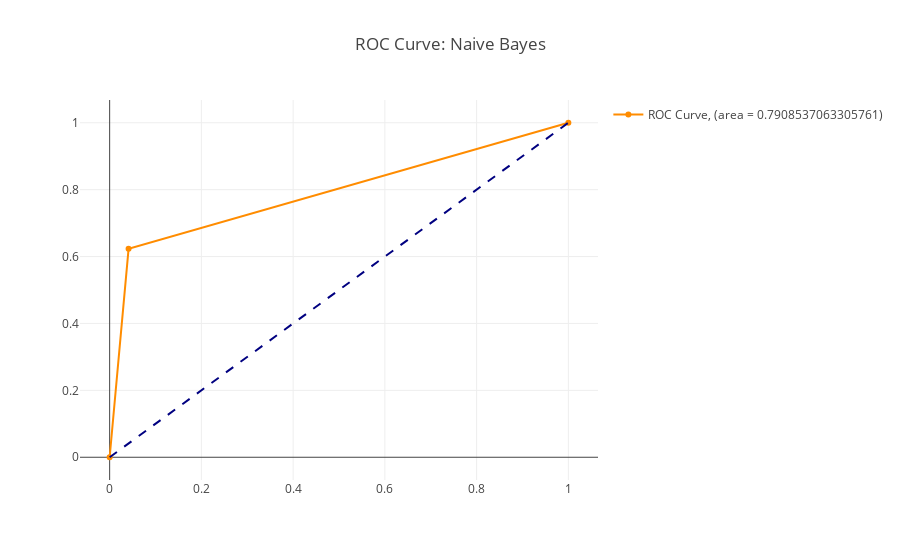

Here is the notebook cell this chart was saved with:
### Code cell
# predicted y probabilties
trace0 = go.Scatter(
    x = fpr_lr,
    y = tpr_lr,
    mode = 'markers+lines',
    line=dict(color='darkorange', width=2),
    name = 'ROC Curve, (area = {})'.format(auc_score_lr)
)

trace1 = go.Scatter(
    x=[0, 1], y=[0, 1], 
    mode='lines', 
    line=dict(color='navy', width=2, dash='dash'),
    showlegend=False)

data = [trace0, trace1]

fig = go.Figure(data=data, layout = {'title':'ROC Curve: Naive Bayes'})
iplot(fig)

### Figure 1 — Plotly figure (JSON) as saved in the notebook; plotly's stock layout.template omitted (floating-point values rounded to 4 significant figures)
{"data": [{"line": {"color": "darkorange", "width": 2}, "mode": "markers+lines", "name": "ROC Curve, (area = 0.7908537063305761)", "type": "scatter", "x": [0, 0.04126, 1], "y": [0, 0.623, 1]}, {"line": {"color": "navy", "dash": "dash", "width": 2}, "mode": "lines", "showlegend": false, "type": "scatter", "x": [0, 1], "y": [0, 1]}], "layout": {"autosize": true, "title": "ROC Curve: Naive Bayes", "xaxis": {"autorange": true, "range": [-0.06118, 1.061], "type": "linear"}, "yaxis": {"autorange": true, "range": [-0.07325, 1.073], "type": "linear"}}}
